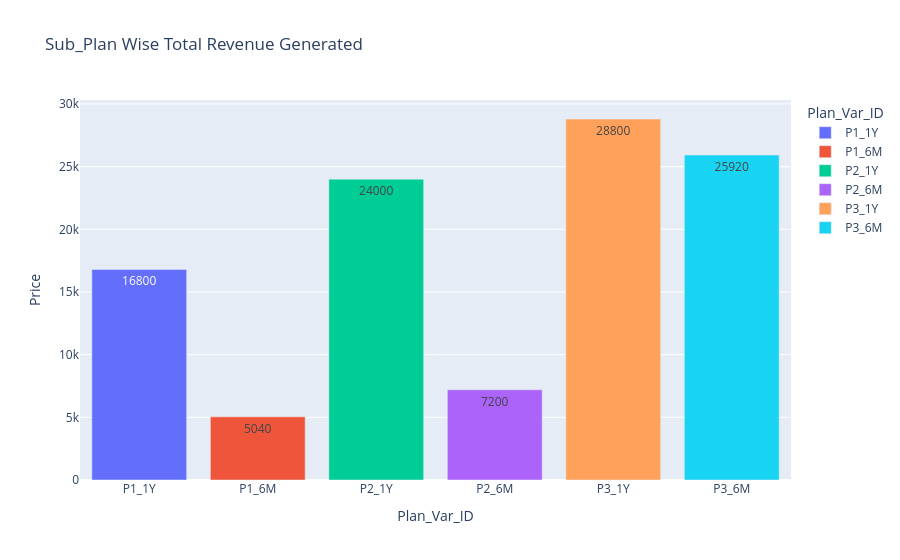

Notebook code for this chart:
### Code cell
Sub_Plan = pd.merge(cs, sp, on='Plan_Var_ID', how='inner')
q6_1 = Sub_Plan.groupby('Plan_Var_ID')['Price'].sum().reset_index()
q6_1
fig = px.bar(data_frame=q6_1, x='Plan_Var_ID', y='Price', 
             title='Sub_Plan Wise Total Revenue Generated', text='Price', color='Plan_Var_ID')
fig.show()

### Figure 1 — Plotly figure (JSON) as saved in the notebook; plotly's stock layout.template omitted (floating-point values rounded to 4 significant figures)
{"data": [{"hovertemplate": "Plan_Var_ID=%{x}<br>Price=%{text}<extra></extra>", "legendgroup": "P1_1Y", "marker": {"color": "#636efa", "pattern": {"shape": ""}}, "name": "P1_1Y", "orientation": "v", "showlegend": true, "text": [16800.0], "textposition": "auto", "type": "bar", "x": ["P1_1Y"], "xaxis": "x", "y": [16800.0], "yaxis": "y"}, {"hovertemplate": "Plan_Var_ID=%{x}<br>Price=%{text}<extra></extra>", "legendgroup": "P1_6M", "marker": {"color": "#EF553B", "pattern": {"shape": ""}}, "name": "P1_6M", "orientation": "v", "showlegend": true, "text": [5040.0], "textposition": "auto", "type": "bar", "x": ["P1_6M"], "xaxis": "x", "y": [5040.0], "yaxis": "y"}, {"hovertemplate": "Plan_Var_ID=%{x}<br>Price=%{text}<extra></extra>", "legendgroup": "P2_1Y", "marker": {"color": "#00cc96", "pattern": {"shape": ""}}, "name": "P2_1Y", "orientation": "v", "showlegend": true, "text": [24000.0], "textposition": "auto", "type": "bar", "x": ["P2_1Y"], "xaxis": "x", "y": [24000.0], "yaxis": "y"}, {"hovertemplate": "Plan_Var_ID=%{x}<br>Price=%{text}<extra></extra>", "legendgroup": "P2_6M", "marker": {"color": "#ab63fa", "pattern": {"shape": ""}}, "name": "P2_6M", "orientation": "v", "showlegend": true, "text": [7200.0], "textposition": "auto", "type": "bar", "x": ["P2_6M"], "xaxis": "x", "y": [7200.0], "yaxis": "y"}, {"hovertemplate": "Plan_Var_ID=%{x}<br>Price=%{text}<extra></extra>", "legendgroup": "P3_1Y", "marker": {"color": "#FFA15A", "pattern": {"shape": ""}}, "name": "P3_1Y", "orientation": "v", "showlegend": true, "text": [28800.0], "textposition": "auto", "type": "bar", "x": ["P3_1Y"], "xaxis": "x", "y": [28800.0], "yaxis": "y"}, {"hovertemplate": "Plan_Var_ID=%{x}<br>Price=%{text}<extra></extra>", "legendgroup": "P3_6M", "marker": {"color": "#19d3f3", "pattern": {"shape": ""}}, "name": "P3_6M", "orientation": "v", "showlegend": true, "text": [25920.0], "textposition": "auto", "type": "bar", "x": ["P3_6M"], "xaxis": "x", "y": [25920.0], "yaxis": "y"}], "layout": {"barmode": "relative", "legend": {"title": {"text": "Plan_Var_ID"}, "tracegroupgap": 0}, "title": {"text": "Sub_Plan Wise Total Revenue Generated"}, "xaxis": {"anchor": "y", "categoryarray": ["P1_1Y", "P1_6M", "P2_1Y", "P2_6M", "P3_1Y", "P3_6M"], "categoryorder": "array", "domain": [0, 1], "title": {"text": "Plan_Var_ID"}}, "yaxis": {"anchor": "x", "domain": [0, 1], "title": {"text": "Price"}}}}
